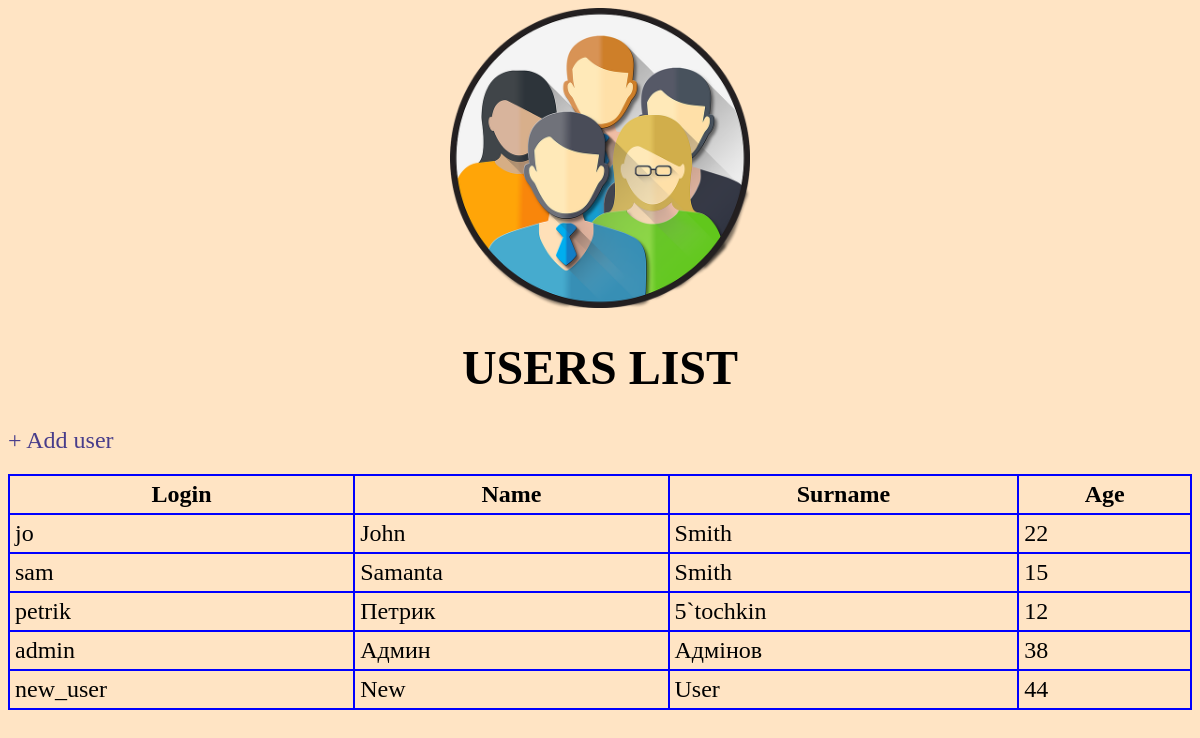
The page / on the database its author committed.
### db/models.py (models this page shows)
class User(Base):
    __tablename__ = "users"
    id = Column(Integer, primary_key=True, index=True)
    login = Column(String, index=True, unique=True)
    name = Column(String)
    surname = Column(String)
    age = Column(Integer)

### main.py (the view)
@app.get("/")
def index(request: Request, skip: int = 0, limit: int = 100, db: Session = Depends(get_db)):
    users = crud.get_users(db, skip=skip, limit=limit)
    return templates.TemplateResponse("users.html", {"request": request, "users": users})

### templates/users.html
{% extends 'index.html' %}
{% block body %}
<a class="nav-link" href="/user/add/">+ Add user</a>
<table>
    <tr>
        <th>Login</th>
        <th>Name</th>
        <th>Surname</th>
        <th>Age</th>
    </tr>
    {% for user in users %}
    <tr>
        <td>{{ user.login }}</td>
        <td>{{ user.name }}</td>
        <td>{{ user.surname }}</td>
        <td>{{ user.age }}</td>
    </tr>
    {% endfor %}
</table>
{% endblock %}

### templates/index.html (shortened to what this page needs)
<!DOCTYPE html>
<html>
<head>
	<link href="{{ url_for('static', path='main.css')}}" type="text/css" rel="stylesheet">
</head>
<body>
	{% include "header.html" %}
	<main>
		{% block body %}{% endblock %}
	</main>
</body>
</html>

### templates/header.html
<header>
<img src="{{ url_for('static', path='/users.png') }}" style="max-width: 300px; margin: auto; display: block;">
<h1>USERS LIST</h1>
</header>

### static/main.css (style rules this page uses)
body { background-color: bisque; font-size: 24px; }
main, header, footer { max-width: 1200px; margin: auto; }
table { width: 100%; }
table, th, td { border: 2px solid blue; border-collapse: collapse; padding: 5px; border-radius: 5px; }
h1 { text-align: center; }
.nav-link { display: block; margin: 20px 0; text-decoration: none; color: darkslateblue }

### rows shown on the page
User: login "jo", name "John", surname "Smith", age "22"
User: login "sam", name "Samanta", surname "Smith", age "15"
User: login "petrik", name "Петрик", surname "5`tochkin", age "12"
User: login "admin", name "Админ", surname "Адмінов", age "38"
User: login "new_user", name "New", surname "User", age "44"
